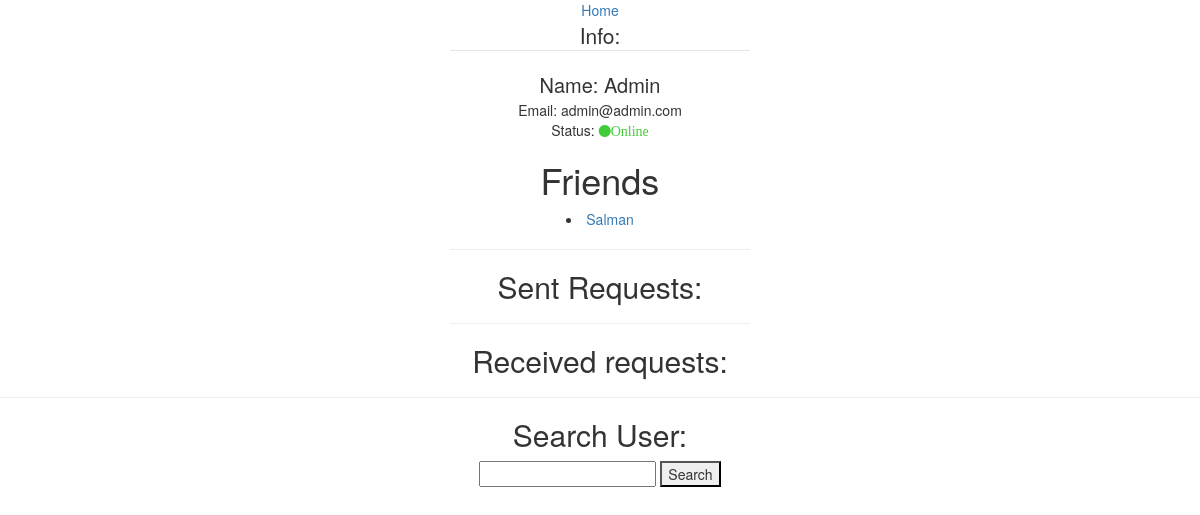
The app's page /accounts/2/profile/ (signed in) with its own data.
### chat/models.py (models this page shows)
class Contact(models.Model):
    user = models.ForeignKey(User, related_name='friends', on_delete=models.CASCADE)
    friends = models.ManyToManyField('self', blank=True)
    status = models.BooleanField(default=False)
    def __str__(self):
        return self.user.username

### chat/views.py (the view)
# urls.py: path('accounts/<int:pk>/profile/', profile_view),
@login_required
def profile_view(request, pk):
    p = Contact.objects.filter(user_id=pk).first()
    u = p.user
    g = request.user
    sent_friend_requests = FriendRequest.objects.filter(from_user=p.user)
    rec_friend_requests = FriendRequest.objects.filter(to_user=p.user)
    friends = p.friends.all()
    button_status = 'friend'
    if p not in friends:
        button_status = 'not_friend'
        if len(FriendRequest.objects.filter(
            from_user=request.user).filter(to_user=p.user)) == 1:
                button_status = 'friend_request_sent'
    if str(g) in str(friends):
        button_status = 'already_friends'
    context = {
        'g':g,
        'contact': p,
        'u': u,
        'button_status': button_status,
        'friends_list': friends,
        'sent_friend_requests': sent_friend_requests,
        'rec_friend_requests': rec_friend_requests
    }
    return render(request, "chat/profile.html", context)

### chat/templates/chat/profile.html (shortened to what this page needs)
<!DOCTYPE html>
<html>
<head>
    <link rel='stylesheet prefetch' href='https://cdnjs.cloudflare.com/ajax/libs/meyer-reset/2.0/reset.min.css'>
    <link rel='stylesheet prefetch' href='https://cdnjs.cloudflare.com/ajax/libs/font-awesome/4.6.2/css/font-awesome.min.css'>
    <link href="//maxcdn.bootstrapcdn.com/bootstrap/4.0.0/css/bootstrap.min.css" rel="stylesheet" id="bootstrap-css">
    <link href="//netdna.bootstrapcdn.com/bootstrap/3.0.0/css/bootstrap.min.css" rel="stylesheet" id="bootstrap-css">
</head>
<body>
	<center>
		<span><a href="/">Home</a></span><br>
	<div style="height:100%;width:300px">
			<form>
				<fieldset>
				<legend>Info:</legend>
				<div style="text-transform: capitalize;font-size: 20px">Name: {{ contact.user.username }}</div>
				Email: {{ contact.user.email }}<br>
				Status: {% if request.user == u %}
				{% if user.is_authenticated %}
					{% if contact.status %}
						<i class="fa fa-circle" style="color:#43cc39">Online</i>
					{% else %}
						<i class="fa fa-circle">Offline</i>
					{% endif %}
				{% endif %}
				 </fieldset>
			</form>
			<h1>Friends</h1>
			{% for friend in friends_list %}
			<li><a href="http://127.0.0.1:8000/accounts/{{ friend.user.pk }}/profile/" style="text-transform: capitalize">{{ friend.user.username }}</a></li>
			{% endfor %}
			<hr>
			<h2>Sent Requests:</h2>
			<hr>
			<h2>Received requests:</h2>
		{% endif %}
	</div>
	<hr>
	<h2>Search User:</h2>
      <form method="POST" id="search-form">
      <input id="search-input" type="text" name="search-input"/>
      <button type="submit">Search</button>
    </form>
</center>
</body>
</html>

### records on screen
Contact: user.username "Admin", user.email "admin@admin.com"
Contact: user.username "Salman"
